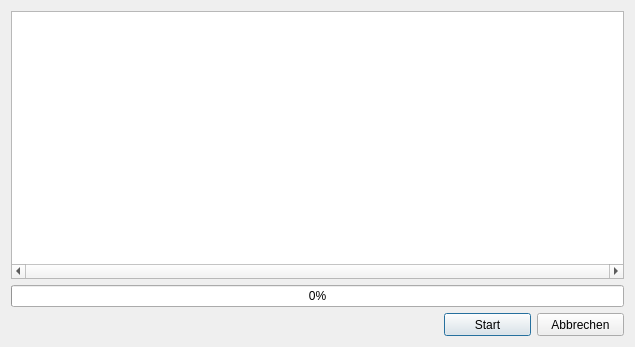
<?xml version="1.0" encoding="UTF-8"?>
<ui version="4.0">
 <class>ProgressDialog</class>
 <widget class="QDialog" name="ProgressDialog">
  <property name="windowModality">
   <enum>Qt::ApplicationModal</enum>
  </property>
  <property name="geometry">
   <rect>
    <x>0</x>
    <y>0</y>
    <width>635</width>
    <height>347</height>
   </rect>
  </property>
  <property name="minimumSize">
   <size>
    <width>410</width>
    <height>210</height>
   </size>
  </property>
  <property name="maximumSize">
   <size>
    <width>10000</width>
    <height>10000</height>
   </size>
  </property>
  <property name="windowTitle">
   <string>Fortschritt</string>
  </property>
  <layout class="QVBoxLayout" name="verticalLayout_2">
   <item>
    <widget class="QTextEdit" name="log_edit">
     <property name="horizontalScrollBarPolicy">
      <enum>Qt::ScrollBarAlwaysOn</enum>
     </property>
     <property name="lineWrapMode">
      <enum>QTextEdit::NoWrap</enum>
     </property>
     <property name="readOnly">
      <bool>true</bool>
     </property>
    </widget>
   </item>
   <item>
    <widget class="QProgressBar" name="progress_bar">
     <property name="value">
      <number>0</number>
     </property>
    </widget>
   </item>
   <item>
    <layout class="QHBoxLayout" name="horizontalLayout">
     <item>
      <spacer name="horizontalSpacer">
       <property name="orientation">
        <enum>Qt::Horizontal</enum>
       </property>
       <property name="sizeHint" stdset="0">
        <size>
         <width>40</width>
         <height>20</height>
        </size>
       </property>
      </spacer>
     </item>
     <item>
      <widget class="QPushButton" name="startButton">
       <property name="sizePolicy">
        <sizepolicy hsizetype="Minimum" vsizetype="Fixed">
         <horstretch>0</horstretch>
         <verstretch>0</verstretch>
        </sizepolicy>
       </property>
       <property name="minimumSize">
        <size>
         <width>87</width>
         <height>23</height>
        </size>
       </property>
       <property name="maximumSize">
        <size>
         <width>87</width>
         <height>23</height>
        </size>
       </property>
       <property name="text">
        <string>Start</string>
       </property>
      </widget>
     </item>
     <item>
      <widget class="QPushButton" name="cancelButton">
       <property name="minimumSize">
        <size>
         <width>87</width>
         <height>23</height>
        </size>
       </property>
       <property name="maximumSize">
        <size>
         <width>87</width>
         <height>23</height>
        </size>
       </property>
       <property name="text">
        <string>Abbrechen</string>
       </property>
      </widget>
     </item>
    </layout>
   </item>
  </layout>
 </widget>
 <resources/>
 <connections/>
</ui>
